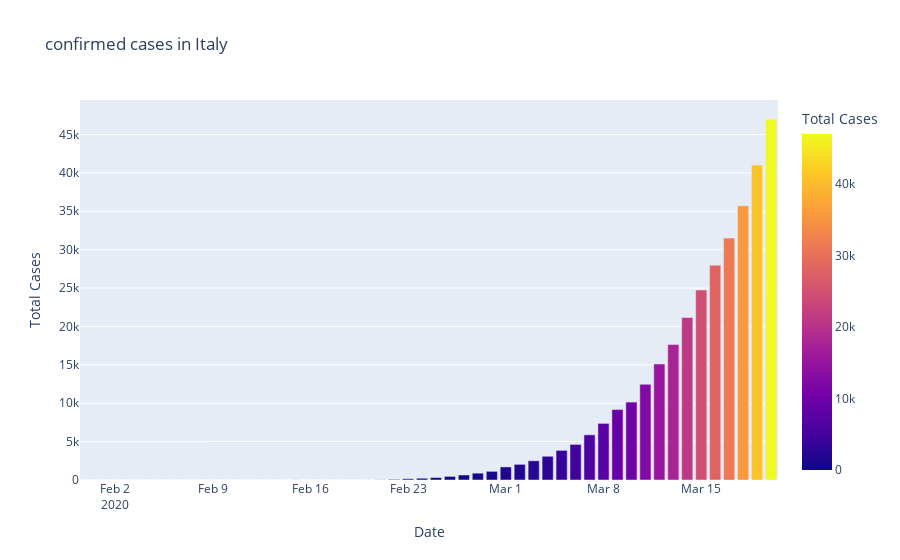

Notebook code cell kept with this figure:
### Code cell
fig=px.bar(dbd_Italy,x="Date",y="Total Cases",color='Total Cases',title='confirmed cases in Italy')
fig.show()

fig=px.bar(dbd_Korea,x="Date",y="Total Cases",color='Total Cases',title='confirmed cases in Korea')
fig.show()

fig=px.bar(dbd_Wuhan,x="Date",y="Total Cases",color='Total Cases',title='confirmed cases in Wuhan')
fig.show()

### Figure 1 — Plotly figure (JSON) as saved in the notebook; plotly's stock layout.template omitted (floating-point values rounded to 4 significant figures)
{"data": [{"alignmentgroup": "True", "hovertemplate": "Date=%{x}<br>Total Cases=%{marker.color}<extra></extra>", "legendgroup": "", "marker": {"color": [2, 2, 2, 2, 2, 2, 3, 3, 3, 3, 3, 3, 3, 3, 3, 3, 3, 3, 3, 3, 3, 3, 20, 79, 157, 229, 323, 470, 655, 889, 1128, 1701, 2036, 2502, 3089, 3858, 4636, 5883, 7375, 9172, 10149, 12462, 15113, 17660, 21157, 24747, 27980, 31506, 35713, 41035, 47021], "coloraxis": "coloraxis"}, "name": "", "offsetgroup": "", "orientation": "v", "showlegend": false, "textposition": "auto", "type": "bar", "x": ["2020-01-31T00:00:00", "2020-02-01T00:00:00", "2020-02-02T00:00:00", "2020-02-03T00:00:00", "2020-02-04T00:00:00", "2020-02-05T00:00:00", "2020-02-06T00:00:00", "2020-02-07T00:00:00", "2020-02-08T00:00:00", "2020-02-09T00:00:00", "2020-02-10T00:00:00", "2020-02-11T00:00:00", "2020-02-12T00:00:00", "2020-02-13T00:00:00", "2020-02-14T00:00:00", "2020-02-15T00:00:00", "2020-02-15T00:00:00", "2020-02-16T00:00:00", "2020-02-17T00:00:00", "2020-02-18T00:00:00", "2020-02-19T00:00:00", "2020-02-20T00:00:00", "2020-02-21T00:00:00", "2020-02-22T00:00:00", "2020-02-23T00:00:00", "2020-02-24T00:00:00", "2020-02-25T00:00:00", "2020-02-26T00:00:00", "2020-02-27T00:00:00", "2020-02-28T00:00:00", "2020-02-29T00:00:00", "2020-03-01T00:00:00", "2020-03-02T00:00:00", "2020-03-03T00:00:00", "2020-03-04T00:00:00", "2020-03-05T00:00:00", "2020-03-06T00:00:00", "2020-03-07T00:00:00", "2020-03-08T00:00:00", "2020-03-09T00:00:00", "2020-03-10T00:00:00", "2020-03-11T00:00:00", "2020-03-12T00:00:00", "2020-03-13T00:00:00", "2020-03-14T00:00:00", "2020-03-15T00:00:00", "2020-03-16T00:00:00", "2020-03-17T00:00:00", "2020-03-18T00:00:00", "2020-03-19T00:00:00", "2020-03-20T00:00:00"], "xaxis": "x", "y": [2, 2, 2, 2, 2, 2, 3, 3, 3, 3, 3, 3, 3, 3, 3, 3, 3, 3, 3, 3, 3, 3, 20, 79, 157, 229, 323, 470, 655, 889, 1128, 1701, 2036, 2502, 3089, 3858, 4636, 5883, 7375, 9172, 10149, 12462, 15113, 17660, 21157, 24747, 27980, 31506, 35713, 41035, 47021], "yaxis": "y"}], "layout": {"barmode": "relative", "coloraxis": {"colorbar": {"title": {"text": "Total Cases"}}, "colorscale": [[0, "#0d0887"], [0.1111, "#46039f"], [0.2222, "#7201a8"], [0.3333, "#9c179e"], [0.4444, "#bd3786"], [0.5556, "#d8576b"], [0.6667, "#ed7953"], [0.7778, "#fb9f3a"], [0.8889, "#fdca26"], [1, "#f0f921"]]}, "legend": {"tracegroupgap": 0}, "title": {"text": "confirmed cases in Italy"}, "xaxis": {"anchor": "y", "domain": [0, 1], "title": {"text": "Date"}}, "yaxis": {"anchor": "x", "domain": [0, 1], "title": {"text": "Total Cases"}}}}
